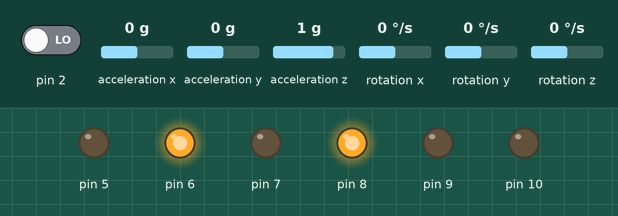
Simulated run of this program. Board: Arduino Nano, built with avr-gcc and run on an emulated ATmega328P. Shown: output pins drawn as LEDs (lit = HIGH). The inputs (shaded band) are chosen by the test bench; at power-on: acceleration x 0 g, acceleration z 1 g, acceleration y 0 g, pin 2 LOW, rotation x 0 °/s, rotation y 0 °/s, rotation z 0 °/s. The sensor or clock chip raises its interrupt line as the real part does.

Above: at 1.7 s.
1.8 s: acceleration x set to -0.8 g
At 2.7 s:
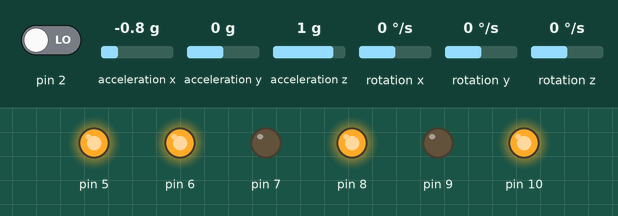
3.3 s: acceleration x set to 0.1 g
At 5.1 s:
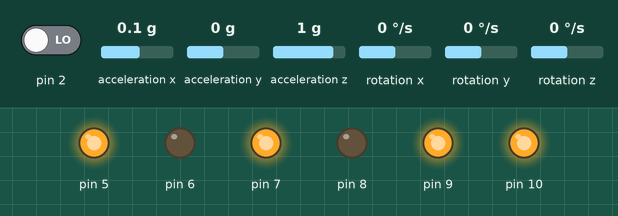
6.3 s: acceleration z set to 0 g
At 6.9 s:
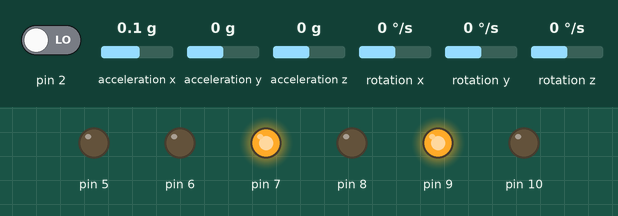
7.8 s: acceleration y set to -1.4 g
At 8.5 s:
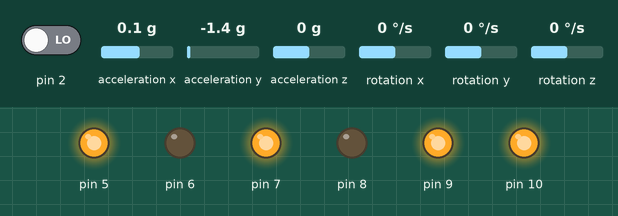
9.3 s: acceleration x set to -0.1 g
At 9.45 s:
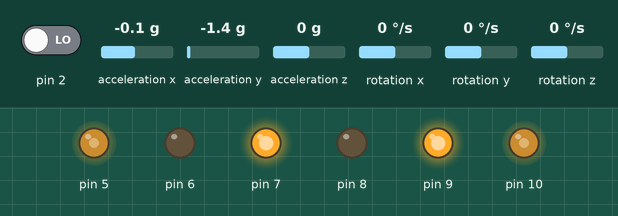
12.3 s: acceleration x set to 0.8 g
At 13.1 s:
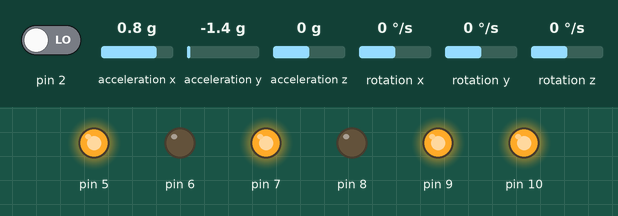
Timing chart, 0 to 14.8 s (numbered marks = the images above; inputs shaded):
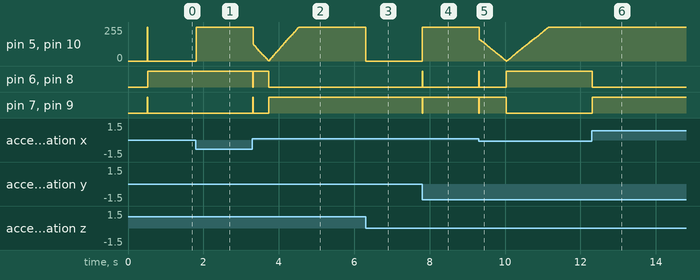

Measured:
- after the input at 1.8 s, pin 5, pin 10: 0/255 → 255/255 at once
- after the input at 3.3 s, pin 6, pin 8: HIGH → LOW at once, → HIGH 0.02 s later, → LOW 0.41 s later; pin 7, pin 9: LOW → HIGH at once, → LOW 0.02 s later, → HIGH 0.41 s later
- after the input at 6.3 s, pin 5, pin 10: 255/255 → 0/255 at once
- after the input at 7.8 s, pin 5, pin 10: 0/255 → 255/255 at once; pin 6, pin 8: LOW → HIGH at once, → LOW 0.01 s later; pin 7, pin 9: HIGH → LOW at once, → HIGH 0.01 s later
- after the input at 9.3 s, pin 6, pin 8: LOW → HIGH at once, → LOW 0.02 s later, → HIGH 0.71 s later; pin 7, pin 9: HIGH → LOW at once, → HIGH 0.02 s later, → LOW 0.71 s later
- after the input at 12.3 s, pin 6, pin 8: HIGH → LOW at once; pin 7, pin 9: LOW → HIGH at once

The program:

main.cpp
```cpp
// choose what code you want to run from defines.h file write 1 for desied and 0 for others
#include "defines.h"

#if finalCode

/*Arduino Self Balancing Robot
 * Code by: B.Aswinth Raj
 * Build on top of Lib: https://github.com/jrowberg/i2cdevlib/tree/master/Arduino/MPU6050
 * Website: circuitdigest.com
 */
#include "MoveDC.h"
#include "I2Cdev.h"
#include <PID_v1.h>                     //From https://github.com/br3ttb/Arduino-PID-Library/blob/master/PID_v1.h
#include "MPU6050_6Axis_MotionApps20.h" //https://github.com/jrowberg/i2cdevlib/tree/master/Arduino/MPU6050
#if enable_esp
#include <SoftwareSerial.h>
SoftwareSerial espSerial(12, 11); // RX, TX
String esp_message, sub_mess;
#endif

MPU6050 mpu;

// MPU control/status vars
bool dmpReady = false;  // set true if DMP init was successful
uint8_t mpuIntStatus;   // holds actual interrupt status byte from MPU
uint8_t devStatus;      // return status after each device operation (0 = success, !0 = error)
uint16_t packetSize;    // expected DMP packet size (default is 42 bytes)
uint16_t fifoCount;     // count of all bytes currently in FIFO
uint8_t fifoBuffer[64]; // FIFO storage buffer

// orientation/motion vars
Quaternion q;        // [w, x, y, z]         quaternion container
VectorFloat gravity; // [x, y, z]            gravity vector
float ypr[3];        // [yaw, pitch, roll]   yaw/pitch/roll container and gravity vector

/*********Tune these 4 values for your BOT*********/
double setpoint = 180; // set the value when the bot is perpendicular to ground using serial monitor.
// Read the project documentation on circuitdigest.com to learn how to set these values
double Kp = 21;  // 20;//20 ;//21;  // Set this first
double Kd = 0.8; // 0.6;//0.5 ;//0.8; // Set this secound
double Ki = 90;  // 70;//0; //140; // Finally set this
/******End of values setting*********/

double input, output;
PID pid(&input, &speedT, &setpoint, Kp, Ki, Kd, DIRECT);

volatile bool mpuInterrupt = false; // indicates whether MPU interrupt pin has gone high

void dmpDataReady()
{
    mpuInterrupt = true;
}

void setup()
{
    #if serial_debug
    Serial.begin(9600);
    #endif
    #if enable_esp
    espSerial.begin(115200);
    #endif

// join I2C bus (I2Cdev library doesn't do this automatically)
#if I2CDEV_IMPLEMENTATION == I2CDEV_ARDUINO_WIRE
    Wire.begin();
    Wire.setClock(400000); // 400kHz I2C clock. Comment this line if having compilation difficulties
#elif I2CDEV_IMPLEMENTATION == I2CDEV_BUILTIN_FASTWIRE
    Fastwire::setup(400, true);
#endif
    // initialize device
    Serial.println(F("Initializing I2C devices..."));
    mpu.initialize();
    pinMode(2, INPUT);

    // verify connection
    Serial.println(F("Testing device connections..."));
    Serial.println(mpu.testConnection() ? F("MPU6050 connection successful") : F("MPU6050 connection failed"));

    // load and configure the DMP
    devStatus = mpu.dmpInitialize();

    /*
    [-2197,-2197] --> [-25,14]
    [-791,-790] --> [-9,4]
    [855,856] --> [16360,16390]

    [82,83] --> [0,3]
    [-34,-33] --> [0,3]
    [30,31] --> [0,4]
    */

    // supply your own gyro offsets here, scaled for min sensitivity
    mpu.setXGyroOffset(82);
    mpu.setYGyroOffset(-34);
    mpu.setZGyroOffset(30);
    mpu.setZAccelOffset(855);

    // make sure it worked (returns 0 if so)
    if (devStatus == 0)
    {
        // Calibration Time: generate offsets and calibrate our MPU6050
        mpu.CalibrateAccel(6);
        mpu.CalibrateGyro(6);
        mpu.PrintActiveOffsets();

        // turn on the DMP, now that it's ready
        Serial.println(F("Enabling DMP..."));
        mpu.setDMPEnabled(true);

        // enable Arduino interrupt detection
        Serial.println(F("Enabling interrupt detection (Arduino external interrupt 0)..."));
        attachInterrupt(digitalPinToInterrupt(2), dmpDataReady, RISING);
        mpuIntStatus = mpu.getIntStatus();

        // set our DMP Ready flag so the main loop() function knows it's okay to use it
        Serial.println(F("DMP ready! Waiting for first interrupt..."));
        dmpReady = true;

        // get expected DMP packet size for later comparison
        packetSize = mpu.dmpGetFIFOPacketSize();

        // setup PID
        pid.SetMode(AUTOMATIC);
        pid.SetSampleTime(10);
        pid.SetOutputLimits(-255, 255);
    }
    else
    {
        // ERROR!
        // 1 = initial memory load failed
        // 2 = DMP configuration updates failed
        // (if it's going to break, usually the code will be 1)
        Serial.print(F("DMP Initialization failed (code "));
        Serial.print(devStatus);
        Serial.println(F(")"));
    }
    init_motor_pins();
    Robot_stop();
}
void loop()
{
    #if enable_esp
    if (espSerial.available())
    {
        // meaasge example
        //" kp15."

        esp_message = espSerial.readStringUntil('*');
        sub_mess = esp_message.substring(2, esp_message.indexOf("*"));
        sub_mess.toFloat();

        if (esp_message.startsWith("S"))
        { // stop moving
            setpoint = 180;
            speedControlR = 0;
            speedControlL = 0;
        }
        else if (esp_message.startsWith("F"))
        { // move forward
            setpoint = 182;
            speedControlR = 0;
            speedControlL = 0;
        }
        else if (esp_message.startsWith("B"))
        { // move backward
            setpoint = 178;
            speedControlR = 0;
            speedControlL = 0;
        }
        else if (esp_message.startsWith("R"))
        { // rotate right
            setpoint = 180;
            speedControlR -= 10;
            speedControlL += 10;
        }
        else if (esp_message.startsWith("L"))
        {
            setpoint = 180;
            speedControlR += 10;
            speedControlL -= 10;
        }
    }
    #endif

    // if programming failed, don't try to do anything
    if (!dmpReady)
        return;
    if (mpu.dmpGetCurrentFIFOPacket(fifoBuffer))
    { // Get the Latest packet
        mpu.dmpGetQuaternion(&q, fifoBuffer);
        mpu.dmpGetGravity(&gravity, &q);
        mpu.dmpGetYawPitchRoll(ypr, &q, &gravity);

        input = ypr[1] * 180 / M_PI + 180;
    }

    // no mpu data - performing PID calculations and output to motors
    pid.Compute();

    if (input > 130 && input < 230)
     // If the Bot is falling
        movePID(speedT, speedControlR, speedControlL);

    else              // If Bot not falling
        Robot_stop(); // Hold the wheels still
        #if serial_debug
    // Print the value of Input and Output on serial monitor to check how it is working.
    Serial.print("esp meassage");
    Serial.println(esp_message);
    Serial.print(input);
    Serial.print(" =>");
    Serial.print(setpoint);
    Serial.print(" =>");
    Serial.print(speedControlR);
    Serial.print(" =>");
    Serial.print(speedControlL);
    Serial.print(" =>");
    Serial.println(speedT);
#endif

}
#endif

#if test_DC_PID_IMU_esp01
#include "Arduino.h"
#include "MoveDC.h"
#include <SoftwareSerial.h>

SoftwareSerial espSerial(10, 11); // RX, TX
#include "Arduino.h"
#include "MoveDC.h"

#include "I2Cdev.h"

#include "MPU6050_6Axis_MotionApps20.h"
//#include "MPU6050.h" // not necessary if using MotionApps include file
////////////////////IMU///////////////////
#if I2CDEV_IMPLEMENTATION == I2CDEV_ARDUINO_WIRE
#include "Wire.h"
#endif

MPU6050 mpu;

#define INTERRUPT_PIN 2 // use pin 2 on Arduino Uno & most boards
#define LED_PIN 13      // (Arduino is 13, Teensy is 11, Teensy++ is 6)
bool blinkState = false;

// MPU control/status vars
bool dmpReady = false;  // set true if DMP init was successful
uint8_t mpuIntStatus;   // holds actual interrupt status byte from MPU
uint8_t devStatus;      // return status after each device operation (0 = success, !0 = error)
uint16_t packetSize;    // expected DMP packet size (default is 42 bytes)
uint16_t fifoCount;     // count of all bytes currently in FIFO
uint8_t fifoBuffer[64]; // FIFO storage buffer
// orientation/motion vars
Quaternion q;        // [w, x, y, z]         quaternion container
VectorFloat gravity; // [x, y, z]            gravity vector
float euler[3];      // [psi, theta, phi]    Euler angle container
float ypr[3];        // [yaw, pitch, roll]   yaw/pitch/roll container and gravity vector

volatile bool mpuInterrupt = false; // indicates whether MPU interrupt pin has gone high
void dmpDataReady()
{
    mpuInterrupt = true;
}

/////////PID////////////
float Kp = 2.8;
float Ki = 0;
float Kd = 1.3;

float pid_error_temp, pid_i_mem, pid_setpoint, gyro_input, pid_output, pid_last_d_error;
float pid_output_left, pid_output_right;

float E;
float derE;
float integE;

double prevE = 0;
double deltaT;

double curT = 0;
double prevT;

float angle_gyro, realAngle;

void setup()
{
    // configure LED for output
    pinMode(LED_PIN, OUTPUT);
    digitalWrite(LED_PIN, LOW);
    init_motor_pins();

// join I2C bus (I2Cdev library doesn't do this automatically)
#if I2CDEV_IMPLEMENTATION == I2CDEV_ARDUINO_WIRE
    Wire.begin();
    Wire.setClock(400000); // 400kHz I2C clock. Comment this line if having compilation difficulties
#elif I2CDEV_IMPLEMENTATION == I2CDEV_BUILTIN_FASTWIRE
    Fastwire::setup(400, true);
#endif

    Serial.begin(9600);
    espSerial.begin(115200);
    while (!Serial)
        ; // wait for Leonardo enumeration, others continue immediately

    // initialize device
    Serial.println(F("Initializing I2C devices..."));
    mpu.initialize();
    pinMode(INTERRUPT_PIN, INPUT);

    // verify connection
    Serial.println(F("Testing device connections..."));
    Serial.println(mpu.testConnection() ? F("MPU6050 connection successful") : F("MPU6050 connection failed"));

    // load and configure the DMP
    Serial.println(F("Initializing DMP..."));
    devStatus = mpu.dmpInitialize();
    /*
    XAccel      YAccel        ZAccel      XGyro     YGyro     ZGyro
      [-1043,-1042] --> [-2,17]
        [1231,1232] --> [-4,13]
      [1303,1304] --> [16380,16406]

      [-42,-41] --> [-1,1]
      [39,40] --> [0,3]
      [-33,-32] --> [-1,2]
    -------------- done --------------
    */
    // supply your own gyro offsets here, scaled for min sensitivity
    mpu.setXGyroOffset(-42); // 220
    mpu.setYGyroOffset(39);  // 76
    mpu.setZGyroOffset(-33); //-85

    mpu.setZAccelOffset(1303); // 1788 // 1688 factory default for my test chip

    // make sure it worked (returns 0 if so)
    if (devStatus == 0)
    {
        // Calibration Time: generate offsets and calibrate our MPU6050
        mpu.CalibrateAccel(6);
        mpu.CalibrateGyro(6);
        mpu.PrintActiveOffsets();
        // turn on the DMP, now that it's ready
        Serial.println(F("Enabling DMP..."));
        mpu.setDMPEnabled(true);

        // enable Arduino interrupt detection
        Serial.print(F("Enabling interrupt detection (Arduino external interrupt "));
        Serial.print(digitalPinToInterrupt(INTERRUPT_PIN));
        Serial.println(F(")..."));
        attachInterrupt(digitalPinToInterrupt(INTERRUPT_PIN), dmpDataReady, RISING);
        mpuIntStatus = mpu.getIntStatus();

        // set our DMP Ready flag so the main loop() function knows it's okay to use it
        Serial.println(F("DMP ready! Waiting for first interrupt..."));
        dmpReady = true;

        // get expected DMP packet size for later comparison
        packetSize = mpu.dmpGetFIFOPacketSize();
    }
    else
    {
        Serial.print(F("DMP Initialization failed (code "));
        Serial.print(devStatus);
        Serial.println(F(")"));
    }

    digitalWrite(LED_PIN, HIGH);
}

void loop()
{
    if (espSerial.available())
    {
        // meaasge example
        //" kp15."
        String esp_message, sub_mess;
        esp_message = espSerial.readStringUntil('*');
        sub_mess = esp_message.substring(2, esp_message.indexOf("*"));
        sub_mess.toFloat();

        if (esp_message.startsWith("kp"))
        {
            Kp = sub_mess.toFloat();
        }
        else if (esp_message.startsWith("kd"))
        {
            Kd = sub_mess.toFloat();
        }
        else if (esp_message.startsWith("ki"))
        {
            Ki = sub_mess.toFloat();
        }
    }

    // if programming failed, don't try to do anything
    if (!dmpReady)
        return;
    // read a packet from FIFO
    if (mpu.dmpGetCurrentFIFOPacket(fifoBuffer))
    { // Get the Latest packet
        mpu.dmpGetQuaternion(&q, fifoBuffer);
        mpu.dmpGetGravity(&gravity, &q);
        mpu.dmpGetYawPitchRoll(ypr, &q, &gravity);
        Serial.print("r\t");
        Serial.println(ypr[1] * 180 / M_PI);
    }

    angle_gyro = ypr[1] * 180 / M_PI;
    if (angle_gyro <= 1.5 && angle_gyro >= -1.5)
        angle_gyro = 0;

    if (angle_gyro == 0)
    {
        realAngle = 0;
    }
    else
    {
        realAngle = angle_gyro; //+5.6; //5.6 is best so far    //To compensate IMU's offset
    }

    E = realAngle;
    derE = (E - prevE);
    integE = integE + E;
    pid_output = Kp * E + Kd * derE + Ki * integE;
    prevE = E;

    movePID(pid_output);
}

#endif

#if test_DC_speed_direction
#include "Arduino.h"
#include "MoveDC.h"
void setup()
{
    init_motor_pins();
    speedT = 200;
}
void loop()
{
    init_motor_pins();
    moveF();
    delay(5000);
    moveB();
    delay(5000);
}

#endif

#if test_IMU
#include <Arduino.h>
#include "I2Cdev.h"

#include "MPU6050_6Axis_MotionApps20.h"
//#include "MPU6050.h" // not necessary if using MotionApps include file

#if I2CDEV_IMPLEMENTATION == I2CDEV_ARDUINO_WIRE
#include "Wire.h"
#endif

MPU6050 mpu;

#define INTERRUPT_PIN 3 // use pin 2 on Arduino Uno & most boards
#define LED_PIN 13      // (Arduino is 13, Teensy is 11, Teensy++ is 6)
bool blinkState = false;

// MPU control/status vars
bool dmpReady = false;  // set true if DMP init was successful
uint8_t mpuIntStatus;   // holds actual interrupt status byte from MPU
uint8_t devStatus;      // return status after each device operation (0 = success, !0 = error)
uint16_t packetSize;    // expected DMP packet size (default is 42 bytes)
uint16_t fifoCount;     // count of all bytes currently in FIFO
uint8_t fifoBuffer[64]; // FIFO storage buffer

// orientation/motion vars
Quaternion q;        // [w, x, y, z]         quaternion container
VectorFloat gravity; // [x, y, z]            gravity vector
float euler[3];      // [psi, theta, phi]    Euler angle container
float ypr[3];        // [yaw, pitch, roll]   yaw/pitch/roll container and gravity vector

volatile bool mpuInterrupt = false; // indicates whether MPU interrupt pin has gone high
void dmpDataReady()
{
    mpuInterrupt = true;
}

void setup()
{
// join I2C bus (I2Cdev library doesn't do this automatically)
#if I2CDEV_IMPLEMENTATION == I2CDEV_ARDUINO_WIRE
    Wire.begin();
    Wire.setClock(400000); // 400kHz I2C clock. Comment this line if having compilation difficulties
#elif I2CDEV_IMPLEMENTATION == I2CDEV_BUILTIN_FASTWIRE
    Fastwire::setup(400, true);
#endif

    Serial.begin(9600);
    while (!Serial)
        ; // wait for Leonardo enumeration, others continue immediately

    // initialize device
    Serial.println(F("Initializing I2C devices..."));
    mpu.initialize();
    pinMode(INTERRUPT_PIN, INPUT);

    // verify connection
    Serial.println(F("Testing device connections..."));
    Serial.println(mpu.testConnection() ? F("MPU6050 connection successful") : F("MPU6050 connection failed"));

    // load and configure the DMP
    Serial.println(F("Initializing DMP..."));
    devStatus = mpu.dmpInitialize();
    /*
    XAccel			YAccel				ZAccel			XGyro			YGyro			ZGyro
      [-1043,-1042] --> [-2,17]
        [1231,1232] --> [-4,13]
      [1303,1304] --> [16380,16406]

      [-42,-41] --> [-1,1]
      [39,40] --> [0,3]
      [-33,-32] --> [-1,2]
    -------------- done --------------
    */
    // supply your own gyro offsets here, scaled for min sensitivity
    mpu.setXGyroOffset(-42); // 220
    mpu.setYGyroOffset(39);  // 76
    mpu.setZGyroOffset(-33); //-85

    mpu.setZAccelOffset(1303); // 1788 // 1688 factory default for my test chip

    // make sure it worked (returns 0 if so)
    if (devStatus == 0)
    {
        // Calibration Time: generate offsets and calibrate our MPU6050
        mpu.CalibrateAccel(6);
        mpu.CalibrateGyro(6);
        mpu.PrintActiveOffsets();
        // turn on the DMP, now that it's ready
        Serial.println(F("Enabling DMP..."));
        mpu.setDMPEnabled(true);

        // enable Arduino interrupt detection
        Serial.print(F("Enabling interrupt detection (Arduino external interrupt "));
        Serial.print(digitalPinToInterrupt(INTERRUPT_PIN));
        Serial.println(F(")..."));
        attachInterrupt(digitalPinToInterrupt(INTERRUPT_PIN), dmpDataReady, RISING);
        mpuIntStatus = mpu.getIntStatus();

        // set our DMP Ready flag so the main loop() function knows it's okay to use it
        Serial.println(F("DMP ready! Waiting for first interrupt..."));
        dmpReady = true;

        // get expected DMP packet size for later comparison
        packetSize = mpu.dmpGetFIFOPacketSize();
    }
    else
    {
        Serial.print(F("DMP Initialization failed (code "));
        Serial.print(devStatus);
        Serial.println(F(")"));
    }

    // configure LED for output
    pinMode(LED_PIN, OUTPUT);
}

// ================================================================
// ===                    MAIN PROGRAM LOOP                     ===
// ================================================================

void loop()
{
    // if programming failed, don't try to do anything
    if (!dmpReady)
        return;
    // read a packet from FIFO
    if (mpu.dmpGetCurrentFIFOPacket(fifoBuffer))
    { // Get the Latest packet
        mpu.dmpGetQuaternion(&q, fifoBuffer);
        mpu.dmpGetGravity(&gravity, &q);
        mpu.dmpGetYawPitchRoll(ypr, &q, &gravity);
        Serial.print("ypr\t");
        Serial.print(ypr[0] * 180 / M_PI);
        Serial.print("\t");
        Serial.print(ypr[1] * 180 / M_PI);
        Serial.print("\t");
        Serial.println(ypr[2] * 180 / M_PI);
        // blink LED to indicate activity
        blinkState = !blinkState;
        digitalWrite(LED_PIN, blinkState);
    }
}
#endif

#if test_esp_code

#include <Arduino.h>
#include <SoftwareSerial.h>
SoftwareSerial ESPserial(10, 11); // RX | TX

void setup()
{
    Serial.begin(9600); // communication with the host computer
    // while (!Serial)   { ; }

    // Start the software serial for communication with the ESP8266
    ESPserial.begin(115200);

    Serial.println("");
    Serial.println("Remember to to set Both NL & CR in the serial monitor.");
    Serial.println("Ready");
    Serial.println("");
}

void loop()
{
    // listen for communication from the ESP8266 and then write it to the serial monitor
    if (ESPserial.available())
    {
        Serial.print(ESPserial.readStringUntil('/r'));
    }
    delay(5000);
    // listen for user input and send it to the ESP8266
    // if ( Serial.available() )       {  ESPserial.write( Serial.read() );  }
}
#endif
```

Source omitted: MoveDC.h (2546 bytes), defines.h (531 bytes)
